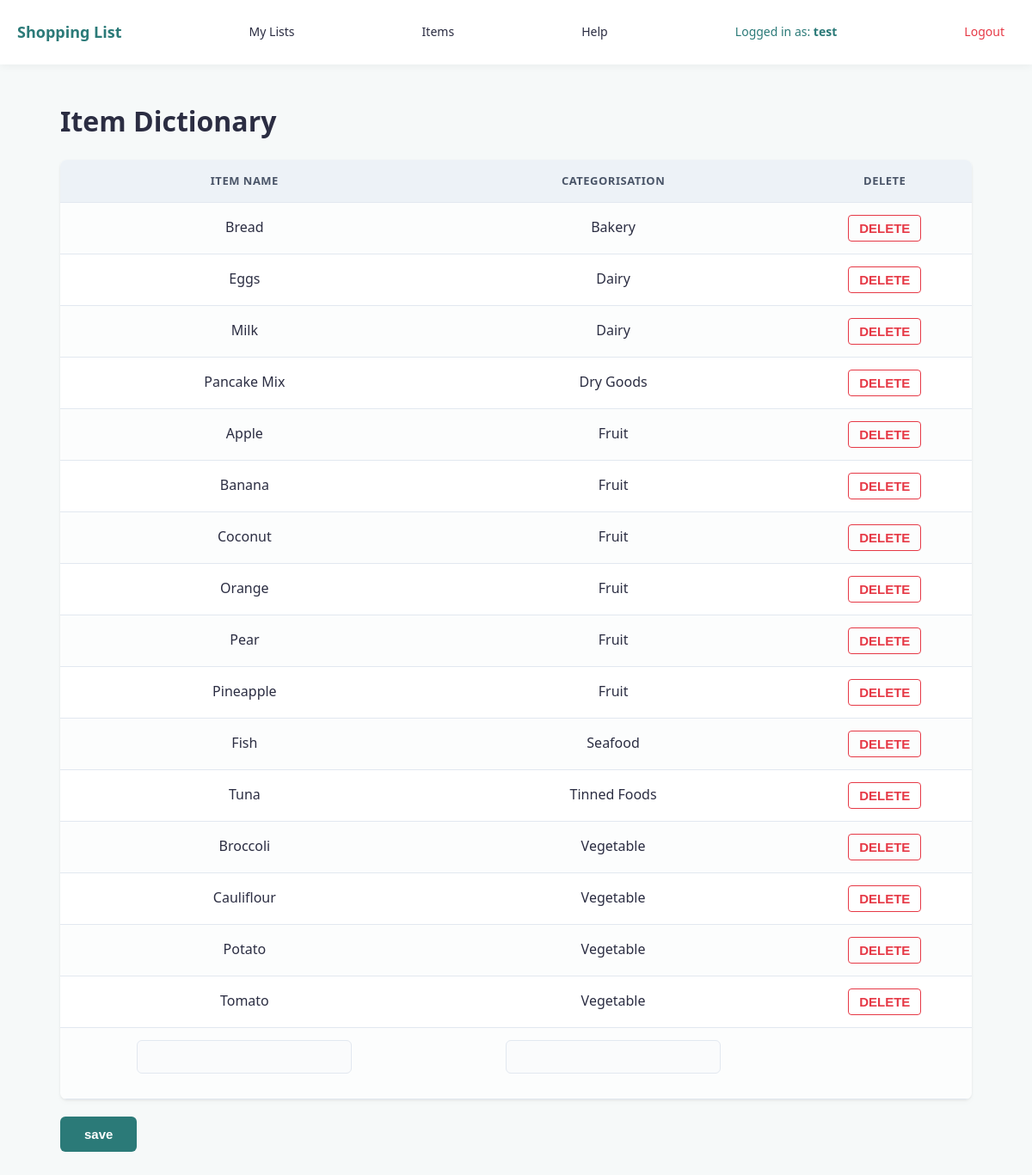
/item_dictionary (signed in), run on the app's committed database.
### tables this page shows
CREATE TABLE "item" (item_id INTEGER NOT NULL PRIMARY KEY, item_name TEXT NOT NULL, "categorisation" TEXT, user_id INTEGER REFERENCES user (user_id));

### shopping_list.py (the view, shortened to what this page needs)
@app.route("/item_dictionary", methods=["GET", "POST"])
def item_dictionary():
    if "user_id" not in session:
        return redirect(url_for("login"))
    db = get_db()
    current_user_id = session["user_id"]
    sql = "SELECT * FROM item WHERE user_id = ? ORDER BY LOWER(categorisation) ASC, LOWER(item_name) ASC;"
    results = query_db(sql, [current_user_id]) or []
    return render_template("item_dictionary.html", item_dictionary=results)

### shopping_list.py (called while the page is built)
def get_db():
    db = getattr(g, '_database', None)
    if db is None:
        db = g._database = sqlite3.connect(DATABASE)
        db.row_factory = sqlite3.Row
    return db

@app.teardown_appcontext
def close_connection(exception):
    db = getattr(g, '_database', None)
    if db is not None:
        db.close()

def query_db(query, args=(), one=False):
    cur = get_db().execute(query, args)
    rv = cur.fetchall()
    cur.close()
    return (rv[0] if rv else None) if one else rv

### templates/item_dictionary.html (shortened to what this page needs)
{% extends "index.html" %}
{% block body %}
<h1>Item Dictionary</h1>
<form action="{{ url_for('item_dictionary') }}" method="post">
<table>
    <tr>
        <th>Item Name</th>
        <th>Categorisation</th>
        <th>DELETE</th>
    </tr>
    {% for item in item_dictionary %}
    <tr>
        <td>{{ item.item_name }}</td>
        <td>{{ item.categorisation }}</td>
        <td>
            <input type="submit" value="DELETE" form="delete-catalog-form-{{ item.item_id }}">
        </td>
    </tr>
    {% endfor %}
    <tr>
        <td><input type="text" name="item_name" id="item_name"></td>
        <td><input type="text" name="categorisation" id="item_categorisation"></td>
        <td></td>
    </tr>
</table>
<input type="submit" value="save">
</form>
{% endblock  %}

### templates/index.html (shortened to what this page needs)
<!DOCTYPE html>
<html lang="en">
<head>
    <link rel="stylesheet" href="{{url_for('static', filename='style.css')}}">
</head>
<body>
    <header>
        <nav>
            <a href="{{ url_for('home')}}">Shopping List</a>
            {% if session.get('user_id') %}
                <a href="{{ url_for('my_lists') }}">My Lists</a>
                <a href="{{ url_for('item_dictionary') }}">Items</a>
                <a>Help</a>
                <span style="color: var(--primary-colour);">Logged in as: <strong>{{ session.get('username') }}</strong></span>
                <a href="{{ url_for('logout') }}" style="color: var(--delete-colour);">Logout</a>
            {% else %}
                <a href="{{ url_for('login') }}">Login</a>
                <a href="{{ url_for('signup') }}">Sign Up</a>
            {% endif %}
        </nav>
    </header>
    <main class="content-container">
        {% block body %}
        {% endblock %}
    </main>
</body>
</html>

### static/style.css (style rules this page uses)
:root { --primary-colour: #2b7a78; --primary-hover: #3a9694; --bg-colour: #f6f9f9; --card-bg: #ffffff; --text-colour: #2b2d42; --border-colour: #e2e8f0; --delete-colour: #e63946; }
body { font-family: system-ui, -apple-system, BlinkMacSystemFont, 'Segoe UI', Roboto, Oxygen, Ubuntu, Cantarell, 'Open Sans', 'Helvetica Neue', sans-serif; background-color: var(--bg-colour); color: var(--text-colour); margin: 0; padding: 0; line-height: 1.6; }
header { background-color: var(--card-bg); box-shadow: 0 2px 10px rgba(0, 0, 0, 0.05); position: sticky; top: 0; z-index: 1000; }
nav { display: flex; justify-content: space-between; align-items: center; max-width: 1200px; margin: 0 auto; padding: 15px 20px; flex-wrap: wrap; }
nav a, nav span { color: var(--text-colour); text-decoration: none; font-weight: 500; padding: 8px 12px; border-radius: 6px; font-size: clamp(14px, 1.1vw, 18px); }
nav a:first-child { font-weight: 700; font-size: clamp(18px, 1.5vw, 22px); color: var(--primary-colour); padding-left: 0; }
main, .content-container { max-width: 1100px; margin: 40px auto; padding: 0 20px; box-sizing: border-box; }
h1 { color: var(--text-colour); margin-bottom: 20px; }
input[type="text"] { margin-bottom: 15px; }
table { width: 100%; border-collapse: collapse; background-color: var(--card-bg); border-radius: 8px; overflow: hidden; box-shadow: 0 4px 6px rgba(0, 0, 0, 0.02), 0 1px 3px rgba(0, 0, 0, 0.08); margin: 20px 0; }
table, th, td { border: none; }
th { background-color: #edf2f7; color: #4a5568; font-weight: 600; text-transform: uppercase; font-size: 13px; letter-spacing: 0.5px; border-bottom: 1px solid var(--border-colour); }
th, td { padding: 14px 20px; text-align: center; vertical-align: middle; border-bottom: 1px solid var(--border-colour); }
tr:nth-child(even) td { background-color: #fcfdfd; }
input[type="text"], input[list] { width: 100%; max-width: 250px; padding: 10px 12px; font-size: 15px; border: 1px solid var(--border-colour); border-radius: 6px; box-sizing: border-box; background-color: #fafbfc; }
input[type="submit"] { background-color: var(--primary-colour); color: #ffffff; padding: 12px 28px; font-size: 15px; font-weight: 600; border: none; border-radius: 6px; cursor: pointer; }
input[value="DELETE"] { background-color: transparent; color: var(--delete-colour); border: 1px solid var(--delete-colour); padding: 6px 12px; border-radius: 4px; font-weight: 600; cursor: pointer; }

### data on the page
item: item_name "Bread", categorisation "Bakery"
item: item_name "Eggs", categorisation "Dairy"
item: item_name "Milk", categorisation "Dairy"
item: item_name "Pancake Mix", categorisation "Dry Goods"
item: item_name "Apple", categorisation "Fruit"
item: item_name "Banana", categorisation "Fruit"
item: item_name "Coconut", categorisation "Fruit"
item: item_name "Orange", categorisation "Fruit"
item: item_name "Pear", categorisation "Fruit"
item: item_name "Pineapple", categorisation "Fruit"
item: item_name "Fish", categorisation "Seafood"
item: item_name "Tuna", categorisation "Tinned Foods"
item: item_name "Broccoli", categorisation "Vegetable"
item: item_name "Cauliflour", categorisation "Vegetable"
item: item_name "Potato", categorisation "Vegetable"
item: item_name "Tomato", categorisation "Vegetable"

### other printed values
{{ session.get('username') }} "test"
